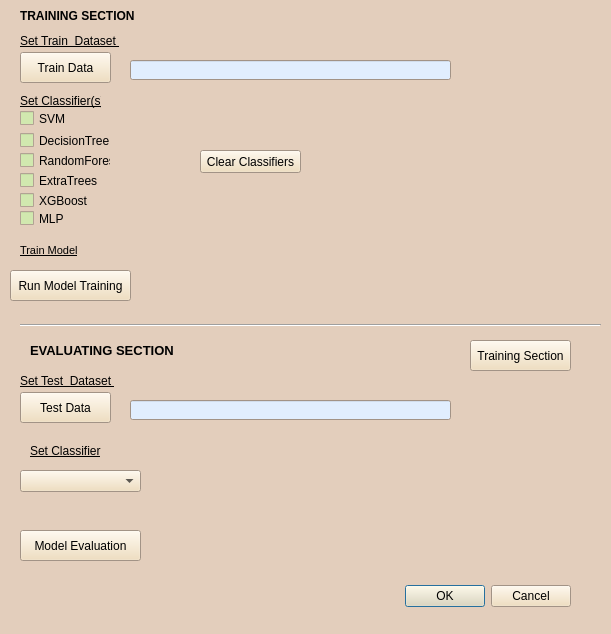
<?xml version="1.0" encoding="UTF-8"?>
<ui version="4.0">
 <class>PolygonClassificationDialogBase</class>
 <widget class="QDialog" name="PolygonClassificationDialogBase">
  <property name="geometry">
   <rect>
    <x>0</x>
    <y>0</y>
    <width>611</width>
    <height>634</height>
   </rect>
  </property>
  <property name="palette">
   <palette>
    <active>
     <colorrole role="Button">
      <brush brushstyle="SolidPattern">
       <color alpha="255">
        <red>240</red>
        <green>219</green>
        <blue>181</blue>
       </color>
      </brush>
     </colorrole>
     <colorrole role="Base">
      <brush brushstyle="SolidPattern">
       <color alpha="255">
        <red>209</red>
        <green>232</green>
        <blue>175</blue>
       </color>
      </brush>
     </colorrole>
     <colorrole role="Window">
      <brush brushstyle="SolidPattern">
       <color alpha="255">
        <red>227</red>
        <green>206</green>
        <blue>188</blue>
       </color>
      </brush>
     </colorrole>
    </active>
    <inactive>
     <colorrole role="Button">
      <brush brushstyle="SolidPattern">
       <color alpha="255">
        <red>240</red>
        <green>219</green>
        <blue>181</blue>
       </color>
      </brush>
     </colorrole>
     <colorrole role="Base">
      <brush brushstyle="SolidPattern">
       <color alpha="255">
        <red>209</red>
        <green>232</green>
        <blue>175</blue>
       </color>
      </brush>
     </colorrole>
     <colorrole role="Window">
      <brush brushstyle="SolidPattern">
       <color alpha="255">
        <red>227</red>
        <green>206</green>
        <blue>188</blue>
       </color>
      </brush>
     </colorrole>
    </inactive>
    <disabled>
     <colorrole role="Button">
      <brush brushstyle="SolidPattern">
       <color alpha="255">
        <red>240</red>
        <green>219</green>
        <blue>181</blue>
       </color>
      </brush>
     </colorrole>
     <colorrole role="Base">
      <brush brushstyle="SolidPattern">
       <color alpha="255">
        <red>227</red>
        <green>206</green>
        <blue>188</blue>
       </color>
      </brush>
     </colorrole>
     <colorrole role="Window">
      <brush brushstyle="SolidPattern">
       <color alpha="255">
        <red>227</red>
        <green>206</green>
        <blue>188</blue>
       </color>
      </brush>
     </colorrole>
    </disabled>
   </palette>
  </property>
  <property name="windowTitle">
   <string>Polygon Classification</string>
  </property>
  <widget class="QDialogButtonBox" name="button_box">
   <property name="geometry">
    <rect>
     <x>350</x>
     <y>580</y>
     <width>221</width>
     <height>32</height>
    </rect>
   </property>
   <property name="orientation">
    <enum>Qt::Horizontal</enum>
   </property>
   <property name="standardButtons">
    <set>QDialogButtonBox::Cancel|QDialogButtonBox::Ok</set>
   </property>
  </widget>
  <widget class="QLabel" name="label">
   <property name="geometry">
    <rect>
     <x>20</x>
     <y>90</y>
     <width>81</width>
     <height>21</height>
    </rect>
   </property>
   <property name="font">
    <font>
     <weight>50</weight>
     <bold>false</bold>
     <underline>true</underline>
    </font>
   </property>
   <property name="text">
    <string>Set Classifier(s)</string>
   </property>
  </widget>
  <widget class="QPushButton" name="clearbtn">
   <property name="geometry">
    <rect>
     <x>200</x>
     <y>150</y>
     <width>101</width>
     <height>23</height>
    </rect>
   </property>
   <property name="text">
    <string>Clear Classifiers</string>
   </property>
  </widget>
  <widget class="QLabel" name="label_2">
   <property name="geometry">
    <rect>
     <x>20</x>
     <y>5</y>
     <width>141</width>
     <height>21</height>
    </rect>
   </property>
   <property name="font">
    <font>
     <pointsize>9</pointsize>
     <weight>75</weight>
     <bold>true</bold>
    </font>
   </property>
   <property name="text">
    <string>TRAINING SECTION</string>
   </property>
  </widget>
  <widget class="QLabel" name="label_3">
   <property name="geometry">
    <rect>
     <x>30</x>
     <y>340</y>
     <width>151</width>
     <height>21</height>
    </rect>
   </property>
   <property name="font">
    <font>
     <pointsize>10</pointsize>
     <weight>75</weight>
     <bold>true</bold>
    </font>
   </property>
   <property name="text">
    <string>EVALUATING SECTION</string>
   </property>
  </widget>
  <widget class="Line" name="line">
   <property name="windowModality">
    <enum>Qt::NonModal</enum>
   </property>
   <property name="geometry">
    <rect>
     <x>20</x>
     <y>310</y>
     <width>581</width>
     <height>31</height>
    </rect>
   </property>
   <property name="palette">
    <palette>
     <active>
      <colorrole role="Base">
       <brush brushstyle="SolidPattern">
        <color alpha="255">
         <red>180</red>
         <green>180</green>
         <blue>180</blue>
        </color>
       </brush>
      </colorrole>
     </active>
     <inactive>
      <colorrole role="Base">
       <brush brushstyle="SolidPattern">
        <color alpha="255">
         <red>180</red>
         <green>180</green>
         <blue>180</blue>
        </color>
       </brush>
      </colorrole>
     </inactive>
     <disabled>
      <colorrole role="Base">
       <brush brushstyle="SolidPattern">
        <color alpha="255">
         <red>240</red>
         <green>240</green>
         <blue>240</blue>
        </color>
       </brush>
      </colorrole>
     </disabled>
    </palette>
   </property>
   <property name="font">
    <font>
     <weight>50</weight>
     <bold>false</bold>
    </font>
   </property>
   <property name="orientation">
    <enum>Qt::Horizontal</enum>
   </property>
  </widget>
  <widget class="QLabel" name="label_4">
   <property name="geometry">
    <rect>
     <x>20</x>
     <y>30</y>
     <width>121</width>
     <height>21</height>
    </rect>
   </property>
   <property name="font">
    <font>
     <weight>50</weight>
     <italic>false</italic>
     <bold>false</bold>
     <underline>true</underline>
    </font>
   </property>
   <property name="text">
    <string>Set Train  Dataset </string>
   </property>
  </widget>
  <widget class="QPushButton" name="trainbtn">
   <property name="geometry">
    <rect>
     <x>20</x>
     <y>52</y>
     <width>91</width>
     <height>31</height>
    </rect>
   </property>
   <property name="cursor">
    <cursorShape>PointingHandCursor</cursorShape>
   </property>
   <property name="text">
    <string>Train Data</string>
   </property>
  </widget>
  <widget class="QLineEdit" name="train_data_chosen_file">
   <property name="geometry">
    <rect>
     <x>130</x>
     <y>60</y>
     <width>321</width>
     <height>20</height>
    </rect>
   </property>
   <property name="palette">
    <palette>
     <active>
      <colorrole role="Base">
       <brush brushstyle="SolidPattern">
        <color alpha="255">
         <red>225</red>
         <green>238</green>
         <blue>254</blue>
        </color>
       </brush>
      </colorrole>
     </active>
     <inactive>
      <colorrole role="Base">
       <brush brushstyle="SolidPattern">
        <color alpha="255">
         <red>225</red>
         <green>238</green>
         <blue>254</blue>
        </color>
       </brush>
      </colorrole>
     </inactive>
     <disabled>
      <colorrole role="Base">
       <brush brushstyle="SolidPattern">
        <color alpha="255">
         <red>227</red>
         <green>206</green>
         <blue>188</blue>
        </color>
       </brush>
      </colorrole>
     </disabled>
    </palette>
   </property>
  </widget>
  <widget class="QPushButton" name="run_model_trainingbtn">
   <property name="geometry">
    <rect>
     <x>10</x>
     <y>270</y>
     <width>121</width>
     <height>31</height>
    </rect>
   </property>
   <property name="cursor">
    <cursorShape>PointingHandCursor</cursorShape>
   </property>
   <property name="text">
    <string>Run Model Training</string>
   </property>
  </widget>
  <widget class="QLabel" name="label_5">
   <property name="geometry">
    <rect>
     <x>20</x>
     <y>240</y>
     <width>91</width>
     <height>21</height>
    </rect>
   </property>
   <property name="font">
    <font>
     <pointsize>8</pointsize>
     <weight>50</weight>
     <bold>false</bold>
     <underline>true</underline>
    </font>
   </property>
   <property name="text">
    <string>Train Model</string>
   </property>
  </widget>
  <widget class="QPushButton" name="model_evaluationbtn">
   <property name="geometry">
    <rect>
     <x>20</x>
     <y>530</y>
     <width>121</width>
     <height>31</height>
    </rect>
   </property>
   <property name="text">
    <string>Model Evaluation</string>
   </property>
  </widget>
  <widget class="QComboBox" name="classifier_comboBox">
   <property name="geometry">
    <rect>
     <x>20</x>
     <y>470</y>
     <width>121</width>
     <height>22</height>
    </rect>
   </property>
  </widget>
  <widget class="QLabel" name="label_6">
   <property name="geometry">
    <rect>
     <x>30</x>
     <y>440</y>
     <width>81</width>
     <height>21</height>
    </rect>
   </property>
   <property name="font">
    <font>
     <weight>50</weight>
     <bold>false</bold>
     <underline>true</underline>
    </font>
   </property>
   <property name="text">
    <string>Set Classifier</string>
   </property>
  </widget>
  <widget class="QCheckBox" name="checkBox_svm">
   <property name="geometry">
    <rect>
     <x>20</x>
     <y>110</y>
     <width>70</width>
     <height>17</height>
    </rect>
   </property>
   <property name="text">
    <string>SVM</string>
   </property>
  </widget>
  <widget class="QCheckBox" name="checkBox_decisionTree">
   <property name="geometry">
    <rect>
     <x>20</x>
     <y>130</y>
     <width>91</width>
     <height>21</height>
    </rect>
   </property>
   <property name="text">
    <string>DecisionTree</string>
   </property>
  </widget>
  <widget class="QCheckBox" name="checkBox_randomForest">
   <property name="geometry">
    <rect>
     <x>20</x>
     <y>150</y>
     <width>91</width>
     <height>21</height>
    </rect>
   </property>
   <property name="text">
    <string>RandomForest</string>
   </property>
  </widget>
  <widget class="QCheckBox" name="checkBox_extraTrees">
   <property name="geometry">
    <rect>
     <x>20</x>
     <y>170</y>
     <width>91</width>
     <height>21</height>
    </rect>
   </property>
   <property name="text">
    <string>ExtraTrees</string>
   </property>
  </widget>
  <widget class="QCheckBox" name="checkBox_xgboost">
   <property name="geometry">
    <rect>
     <x>20</x>
     <y>190</y>
     <width>81</width>
     <height>21</height>
    </rect>
   </property>
   <property name="text">
    <string>XGBoost</string>
   </property>
  </widget>
  <widget class="QCheckBox" name="checkBox_mlp">
   <property name="geometry">
    <rect>
     <x>20</x>
     <y>210</y>
     <width>70</width>
     <height>17</height>
    </rect>
   </property>
   <property name="text">
    <string>MLP</string>
   </property>
  </widget>
  <widget class="QPushButton" name="testbtn">
   <property name="geometry">
    <rect>
     <x>20</x>
     <y>392</y>
     <width>91</width>
     <height>31</height>
    </rect>
   </property>
   <property name="cursor">
    <cursorShape>PointingHandCursor</cursorShape>
   </property>
   <property name="text">
    <string>Test Data</string>
   </property>
  </widget>
  <widget class="QLineEdit" name="test_data_chosen_file">
   <property name="geometry">
    <rect>
     <x>130</x>
     <y>400</y>
     <width>321</width>
     <height>20</height>
    </rect>
   </property>
   <property name="palette">
    <palette>
     <active>
      <colorrole role="Base">
       <brush brushstyle="SolidPattern">
        <color alpha="255">
         <red>225</red>
         <green>238</green>
         <blue>254</blue>
        </color>
       </brush>
      </colorrole>
     </active>
     <inactive>
      <colorrole role="Base">
       <brush brushstyle="SolidPattern">
        <color alpha="255">
         <red>225</red>
         <green>238</green>
         <blue>254</blue>
        </color>
       </brush>
      </colorrole>
     </inactive>
     <disabled>
      <colorrole role="Base">
       <brush brushstyle="SolidPattern">
        <color alpha="255">
         <red>227</red>
         <green>206</green>
         <blue>188</blue>
        </color>
       </brush>
      </colorrole>
     </disabled>
    </palette>
   </property>
  </widget>
  <widget class="QLabel" name="label_7">
   <property name="geometry">
    <rect>
     <x>20</x>
     <y>370</y>
     <width>121</width>
     <height>21</height>
    </rect>
   </property>
   <property name="font">
    <font>
     <weight>50</weight>
     <italic>false</italic>
     <bold>false</bold>
     <underline>true</underline>
    </font>
   </property>
   <property name="text">
    <string>Set Test  Dataset </string>
   </property>
  </widget>
  <widget class="QPushButton" name="training_sectionbtn">
   <property name="geometry">
    <rect>
     <x>470</x>
     <y>340</y>
     <width>101</width>
     <height>31</height>
    </rect>
   </property>
   <property name="text">
    <string>Training Section</string>
   </property>
  </widget>
 </widget>
 <resources/>
 <connections>
  <connection>
   <sender>button_box</sender>
   <signal>accepted()</signal>
   <receiver>PolygonClassificationDialogBase</receiver>
   <slot>accept()</slot>
   <hints>
    <hint type="sourcelabel">
     <x>20</x>
     <y>20</y>
    </hint>
    <hint type="destinationlabel">
     <x>20</x>
     <y>20</y>
    </hint>
   </hints>
  </connection>
  <connection>
   <sender>button_box</sender>
   <signal>rejected()</signal>
   <receiver>PolygonClassificationDialogBase</receiver>
   <slot>reject()</slot>
   <hints>
    <hint type="sourcelabel">
     <x>20</x>
     <y>20</y>
    </hint>
    <hint type="destinationlabel">
     <x>20</x>
     <y>20</y>
    </hint>
   </hints>
  </connection>
 </connections>
</ui>
